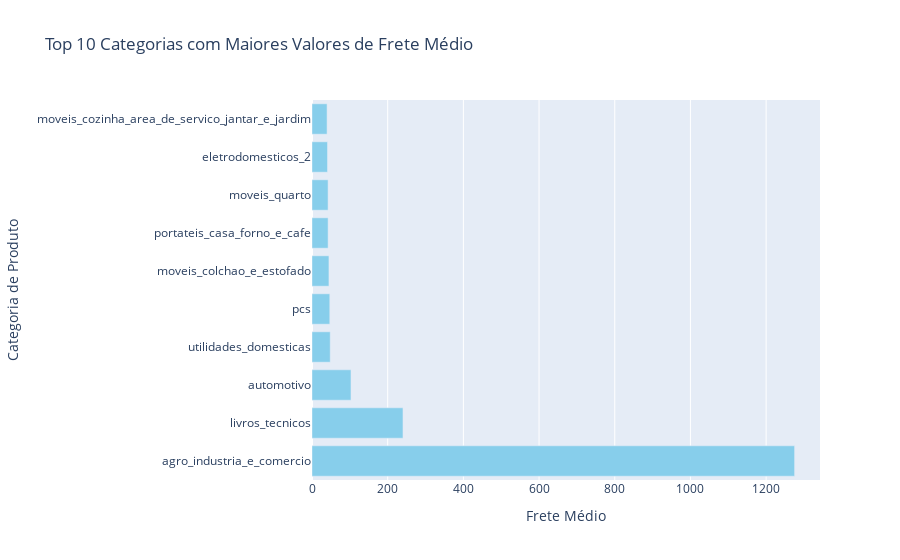
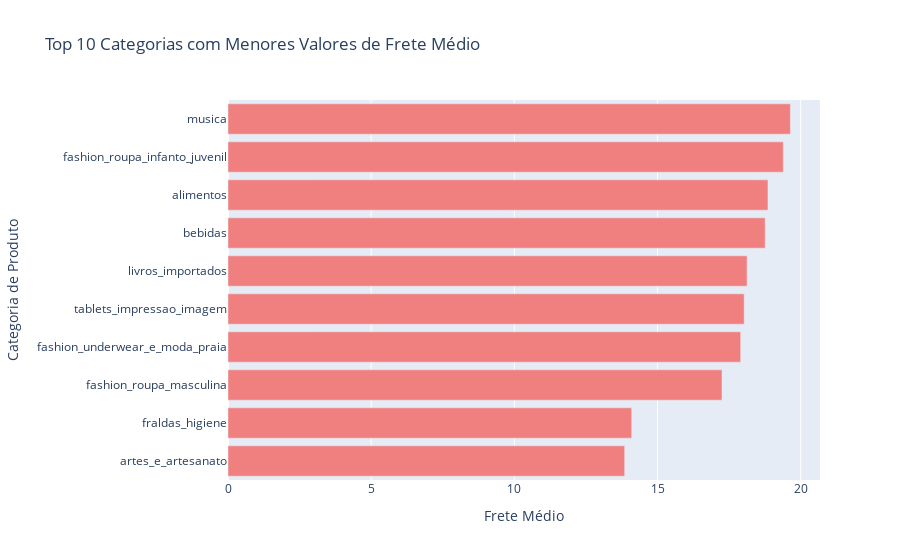

Source (notebook cell) for these figures, in order:
### Code cell
# Relação dos top 10 inferiores e superiores de Categoria do produto x frete MÉDIO
dfFrete = df[['freight_value', 'product_category_name']].groupby(['product_category_name']).mean()

# Selecionando as 10 categorias com maiores valores de frete médio
top_10_freight = dfFrete.nlargest(10, 'freight_value')

# Selecionando as 10 categorias com menores valores de frete médio
bottom_10_freight = dfFrete.nsmallest(10, 'freight_value')

# Gráfico das 10 categorias com maiores valores de frete médio
fig_top = go.Figure(go.Bar(
    x=top_10_freight['freight_value'],
    y=top_10_freight.index,
    orientation='h',
    marker=dict(color='skyblue')
))
fig_top.update_layout(
    title='Top 10 Categorias com Maiores Valores de Frete Médio',
    xaxis_title='Frete Médio',
    yaxis_title='Categoria de Produto'
)

# Gráfico das 10 categorias com menores valores de frete médio
fig_bottom = go.Figure(go.Bar(
    x=bottom_10_freight['freight_value'],
    y=bottom_10_freight.index,
    orientation='h',
    marker=dict(color='lightcoral')
))
fig_bottom.update_layout(
    title='Top 10 Categorias com Menores Valores de Frete Médio',
    xaxis_title='Frete Médio',
    yaxis_title='Categoria de Produto'
)

fig_top.show()
fig_bottom.show()

### Figure 1 — Plotly figure (JSON) as saved in the notebook; plotly's stock layout.template omitted (floating-point values rounded to 4 significant figures)
{"data": [{"marker": {"color": "skyblue"}, "orientation": "h", "type": "bar", "x": [1275.0, 240.4, 103.0, 48.16, 46.99, 44.74, 42.57, 42.52, 41.0, 39.8], "y": ["agro_industria_e_comercio", "livros_tecnicos", "automotivo", "utilidades_domesticas", "pcs", "moveis_colchao_e_estofado", "portateis_casa_forno_e_cafe", "moveis_quarto", "eletrodomesticos_2", "moveis_cozinha_area_de_servico_jantar_e_jardim"]}], "layout": {"title": {"text": "Top 10 Categorias com Maiores Valores de Frete Médio"}, "xaxis": {"title": {"text": "Frete Médio"}}, "yaxis": {"title": {"text": "Categoria de Produto"}}}}

### Figure 2 — Plotly figure (JSON) as saved in the notebook; plotly's stock layout.template omitted (floating-point values rounded to 4 significant figures)
{"data": [{"marker": {"color": "lightcoral"}, "orientation": "h", "type": "bar", "x": [13.85, 14.1, 17.25, 17.9, 18.03, 18.13, 18.76, 18.86, 19.39, 19.64], "y": ["artes_e_artesanato", "fraldas_higiene", "fashion_roupa_masculina", "fashion_underwear_e_moda_praia", "tablets_impressao_imagem", "livros_importados", "bebidas", "alimentos", "fashion_roupa_infanto_juvenil", "musica"]}], "layout": {"title": {"text": "Top 10 Categorias com Menores Valores de Frete Médio"}, "xaxis": {"title": {"text": "Frete Médio"}}, "yaxis": {"title": {"text": "Categoria de Produto"}}}}
